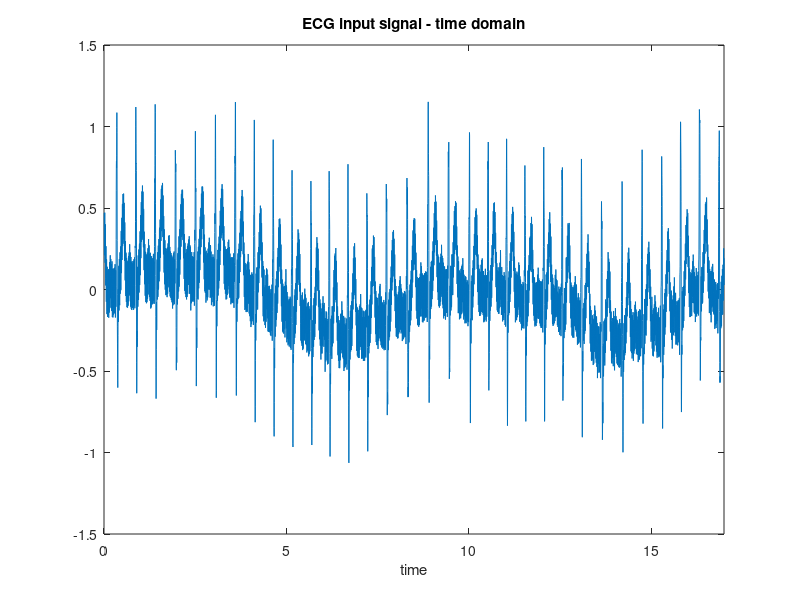

This figure's MATLAB source: (Note: this script raises an error after producing the figure.)
close all
clear all
clc

%% input signal

load('ecg_corrupted.mat');  %loading ecg file
fs = 360;                   %sampling frequency (Hz)
t = (1:length(val))/fs;     %time

figure
plot(t,val)
title('ECG input signal - time domain')
xlim([0 (length(t)-1)/fs])
xlabel('time')
fig = gca;
fig.XAxis.TickLabelFormat = '%d s';
fig.XMinorTick = 'on';
savefig('ECG input signal - time domain')
print('ECG input signal - time domain','-dsvg','-r0')

figure
plot(t,val)
title('ECG input signal - time domain')
xlim([0 (length(t)-1)/fs/12])
xlabel('time')
fig = gca;
fig.XAxis.TickLabelFormat = '%.1f s';
fig.XMinorTick = 'on';
savefig('ECG input signal - time domain zoom')
print('ECG input signal - time domain zoom','-dsvg','-r0')


val_ft = fft(val);
 
figure
stem((0:length(val_ft)/2-1)/length(val_ft)*fs,val_ft(1:length(val_ft)/2))
title('ECG input signal - frequency domain')
xlim([54 66])
ylim([-5 5])
xlabel('frequency')
fig = gca;
fig.XAxis.TickLabelFormat = '%d Hz';
fig.XMinorTick = 'on';
hold on
line([60-2 60-2],[-5 5],'Color','red','LineStyle','--')
line([60+2 60+2],[-5 5],'Color','red','LineStyle','--')
line([60-0.5 60-0.5],[-2.5 2.5],'Color','red','LineStyle','--')
line([60+0.5 60+0.5],[-2.5 2.5],'Color','red','LineStyle','--')
hold off
savefig('ECG input signal - frequency domain')
print('ECG input signal - frequency domain','-dsvg','-r0')

figure
stem((0:length(val_ft)/2-1)/length(val_ft)*fs,val_ft(1:length(val_ft)/2))
title('ECG input signal - frequency domain')
xlim([0 6])
xlabel('frequency')
fig = gca;
fig.XAxis.TickLabelFormat = '%d Hz';
fig.XMinorTick = 'on';
hold on
line([0.5 0.5],[-100 150],'Color','red','LineStyle','--')
hold off
savefig('ECG input signal - frequency domain zoom')
print('ECG input signal - frequency domain zoom','-dsvg','-r0')



%%%%%%%%%%%%%%%%%%%%%%%%%%%%%%%%%%%%%%%%%%%%%%%%%%%%%
%% baseline drift filter - highpass IIR filter

fa = 0.4; 
fp = 1; 
wa = 2*pi*fa;
wp = 2*pi*fp;
Aa = 30;
Ap = 0.5;

% projektovanje filtra
[b, a] = baseline_drift_filter(fs, fa, fp, Aa, Ap);

% baseline drift filtriranje signala
y_baseline_drift_filtered = filter(b, a, val);

% iscrtavanje signala nakon baseline drift filtriranja
figure
plot(t,y_baseline_drift_filtered)
title('ECG signal after baseline drift filter - time domain')
xlim([0 (length(t)-1)/fs])
ylim([-1.5 1.5]);
xlabel('time')
fig = gca;
fig.XAxis.TickLabelFormat = '%d s';
fig.XMinorTick = 'on';
savefig('ECG signal after baseline drift filter - time domain')
print('ECG signal after baseline drift filter - time domain','-dsvg','-r0')

y_baseline_drift_filtered_ft = fft(y_baseline_drift_filtered);
 
figure
stem((0:length(y_baseline_drift_filtered_ft)/2-1)/length(y_baseline_drift_filtered_ft)*fs,y_baseline_drift_filtered_ft(1:length(y_baseline_drift_filtered_ft)/2))
title('ECG signal after baseline drift filter - frequency domain')
xlim([0 6])
xlabel('frequency')
fig = gca;
fig.XAxis.TickLabelFormat = '%d Hz';
fig.XMinorTick = 'on';
hold on
line([0.5 0.5],[-100 100],'Color','red','LineStyle','--')
hold off
savefig('ECG signal after baseline drift filter - frequency domain')
print('ECG signal after baseline drift filter - frequency domain','-dsvg','-r0')

%%%%%%%%%%%%%%%%%%%%%%%%%%%%%%%%%%%%%%%%%%%%%%%%%%%%%

fc = 60;
Aa1 = 40; 
Ap1 = 0.5;
 
% projektovanje filtra
[b1, a1] = power_line_noise_filter(fs, fc, Aa1, Ap1);

% power line noise filtriranje signala
y_power_line_noise_filtered = filter(b1, a1, y_baseline_drift_filtered);

% iscrtavanje signala nakon power line noise filtriranja
figure
plot(t,y_power_line_noise_filtered)
title('ECG signal after power line noise filter - time domain')
xlim([0 (length(t)-1)/fs])
ylim([-1.5 1.5]);
xlabel('time')
fig = gca;
fig.XAxis.TickLabelFormat = '%d s';
fig.XMinorTick = 'on';
savefig('ECG signal after power line noise filter - time domain')
print('ECG signal after power line noise filter - time domain','-dsvg','-r0')

figure
plot(t,y_power_line_noise_filtered)
title('ECG signal after power line noise filter - time domain')
xlim([0 (length(t)-1)/fs/12])
ylim([-1.5 1.5]);
xlabel('time')
fig = gca;
fig.XAxis.TickLabelFormat = '%.1f s';
fig.XMinorTick = 'on';
savefig('ECG signal after power line noise filter - time domain zoom')
print('ECG signal after power line noise filter - time domain zoom','-dsvg','-r0')

y_power_line_noise_filtered_ft = fft(y_power_line_noise_filtered);
 
figure
stem((0:length(y_power_line_noise_filtered_ft)/2-1)/length(y_power_line_noise_filtered_ft)*fs,y_power_line_noise_filtered_ft(1:length(y_power_line_noise_filtered_ft)/2))
title('ECG signal after power line noise filter - frequency domain')
xlim([54 66])
%ylim([-50 450])
xlabel('frequency')
fig = gca;
fig.XAxis.TickLabelFormat = '%d Hz';
fig.XMinorTick = 'on';
hold on
line([60-2 60-2],[-5 5],'Color','red','LineStyle','--')
line([60+2 60+2],[-5 5],'Color','red','LineStyle','--')
line([60-0.5 60-0.5],[-2.5 2.5],'Color','red','LineStyle','--')
line([60+0.5 60+0.5],[-2.5 2.5],'Color','red','LineStyle','--')
hold off
savefig('ECG signal after power line noise filter - frequency domain')
print('ECG signal after power line noise filter - frequency domain','-dsvg','-r0')


%%%%%%%%%%%%%%%%%%%%%%%%%%%%%%%%%%%%%%%%%%%%%%%%%%%%%

zo = roots(b);
zp = roots(a);
Wp = wp/fs; 
Wa = wa/fs;

% raspored nula i polova filtra
figure;
[hz, hp, ht] = zplane(zo, zp);
title('baseline drift filter - zeros and poles')
xlabel('Re(z)');
ylabel('Im(z)');
savefig('baseline drift filter - zeros and poles')
print('baseline drift filter - zeros and poles','-dsvg','-r0')

figure;
[hz, hp, ht] = zplane(zo, zp);
title('baseline drift filter - zeros and poles')
xlabel('Re(z)');
ylabel('Im(z)');
xlim([0.97 1.03]);
ylim([-0.02 0.02]);
savefig('baseline drift filter - zeros and poles zoom')
print('baseline drift filter - zeros and poles zoom','-dsvg','-r0')



Nfreqz = 15000; % broj tacaka za izracunavanje frekvencijske karakteristike
[h, w] = freqz(b, a, Nfreqz);
H = abs(h);

% iscrtavanje amplitudske karakteristike filtra
figure;
plot(w, 20*log10(H));
title('baseline drift filter - magnitude');
xlabel('W');
ylabel('Magnitude [dB]');
xlim([0 0.03]);
ylim([-70 10]);
grid on
fig = gca;
fig.YAxis.TickLabelFormat = '%d dB';
fig.YMinorTick = 'on';
hold on
line([Wp Wp], [-Ap 0], 'Color', 'r');
line([Wa Wa], [-70 -Aa], 'Color', 'r');
line([Wp 0.03], [-Ap -Ap], 'Color', 'r');
line([0 Wa], [-Aa -Aa], 'Color', 'r');
hold off
savefig('baseline drift filter - magnitude')
print('baseline drift filter - magnitude','-dsvg','-r0')


figure()
semilogx(w,H), grid
xlabel('Frequency (rad/s)')
ylabel('Magnitude')
title('baseline drift filter - magnitude');
savefig('baseline drift filter - magnitude2')
print('baseline drift filter - magnitude2','-dsvg','-r0')

H_phase = unwrap(angle(h));

figure;
plot(w, H_phase); 
title('baseline drift filter - phase');
ylabel('Phase [rad]');
xlabel('W');
xlim([0 0.5]);
savefig('baseline drift filter - phase')
print('baseline drift filter - phase','-dsvg','-r0')


%%%%%%%%%%%%%%%%%%%%%%%%%%%%%%%%%%%%%%%%%%%%%%%%%%%%%

zo1 = roots(b1);
zp1 = roots(a1);

fp1 = fc - 2; 
fp2 = fc + 2;
fa1 = fc - 0.5; 
fa2 = fc + 0.5;
Wp1 = 2*pi*fp1/fs; 
Wp2 = 2*pi*fp2/fs;
Wa1 = 2*pi*fa1/fs; 
Wa2 = 2*pi*fa2/fs;

figure;
[hz1, hp1, ht1] = zplane(zo1, zp1); 
title('power line noise filter - zeros and poles')
xlabel('Re(z)');
ylabel('Im(z)');
savefig('power line noise filter - zeros and poles')
print('power line noise filter - zeros and poles','-dsvg','-r0')

figure;
[hz1, hp1, ht1] = zplane(zo1, zp1); 
title('power line noise filter - zeros and poles')
xlabel('Re(z)');
ylabel('Im(z)');
xlim([0.4 0.6]);
ylim([0.76 0.96]);
savefig('power line noise filter - zeros and poles zoom')
print('power line noise filter - zeros and poles zoom','-dsvg','-r0')

[h1, w1] = freqz(b1, a1, Nfreqz);
H1 = abs(h1);

figure;
plot(w1, 20*log10(H1));
title('power line noise filter - magnitude');
xlabel('W');
ylabel('Magnitude [dB]');
xlim([0.9 1.2]);
ylim([-80 10]);
grid on
hold on
line([Wa1 Wa1], [-Aa1 -80], 'Color', 'r');
line([Wa2 Wa2], [-Aa1 -80], 'Color', 'r');
line([Wp1 Wp1], [-Ap1 0], 'Color', 'r');
line([Wp2 Wp2], [-Ap1 0], 'Color', 'r');
line([Wa1 Wa2], [-Aa1 -Aa1], 'Color', 'r');
line([0 Wp1], [-Ap1 -Ap1], 'Color', 'r');
line([Wp2 1.2], [-Ap1 -Ap1], 'Color', 'r');
hold off
savefig('power line noise filter - magnitude')
print('power line noise filter - magnitude','-dsvg','-r0')


H1_phase = unwrap(angle(h1));

figure;
plot(w, H1_phase); 
title('power line noise filter - phase');
ylabel('Phase [rad]');
xlabel('W');
savefig('power line noise filter - phase')
print('power line noise filter - phase','-dsvg','-r0')


